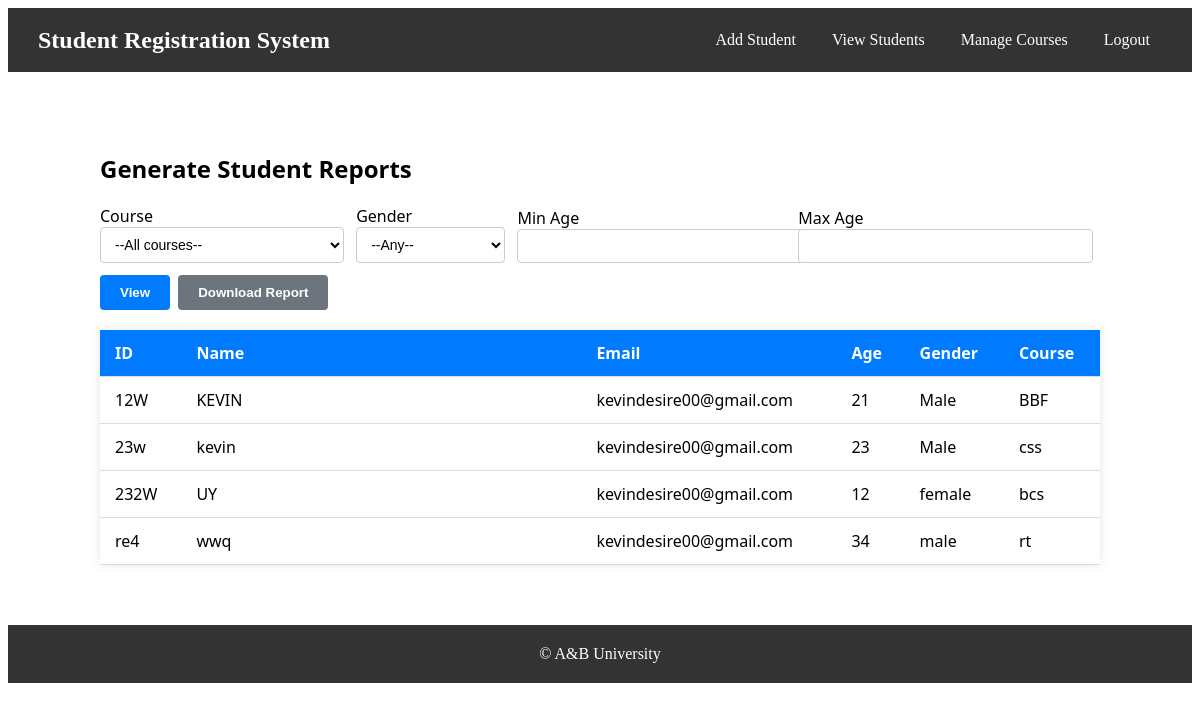
The app's page /reports.php with its own data.
### tables this page shows
CREATE TABLE `studenttable` (
  `student_id` varchar(25) NOT NULL,
  `name` varchar(100) NOT NULL,
  `email` varchar(100) NOT NULL,
  `age` int(11) NOT NULL,
  `gender` varchar(10) NOT NULL,
  `course` varchar(100) NOT NULL
);

### reports.php (the view, shortened to what this page needs)
<?php
include 'connect.php';
$min_age = isset($_GET['min_age']) && $_GET['min_age'] !== '' ? intval($_GET['min_age']) : null;
$max_age = isset($_GET['max_age']) && $_GET['max_age'] !== '' ? intval($_GET['max_age']) : null;
$q = "SELECT student_id, name, email, age, gender, course FROM studenttable";
$q .= " ORDER BY name";
$res = mysqli_query($con, $q);
?>
<!DOCTYPE html>
<html lang="en">
<head>
    <link rel="stylesheet" href="style.css">
</head>
<body>
<nav style="display: flex; justify-content: space-between; align-items: center; padding: 15px 30px; background-color: #333; color: white;">
  <div class="logo"><h2 style="margin:0;">Student Registration System</h2></div>
  <div style="display:flex; gap:12px; align-items:center;">
    <a href="add_student.php" style="color:white; text-decoration:none; padding:8px 12px;">Add Student</a>
    <a href="students.php" style="color:white; text-decoration:none; padding:8px 12px;">View Students</a>
    <a href="courses.php" style="color:white; text-decoration:none; padding:8px 12px;">Manage Courses</a>
    <a href="logout.php" style="color:white; text-decoration:none; padding:8px 12px;">Logout</a>
  </div>
</nav>
<div class="container">
    <h2 style="margin-top:20px;">Generate Student Reports</h2>
    <form method="get" style="margin-top:12px; display:flex; gap:12px; align-items:flex-end; flex-wrap:wrap;">
        <div>
            <label>Course</label>
            <select name="course" class="form-control">
                <option value="">--All courses--</option>
            </select>
        </div>
        <div>
            <label>Gender</label>
            <select name="gender" class="form-control">
                <option value="">--Any--</option>
            </select>
        </div>
        <div>
            <label>Min Age</label>
            <input type="number" name="min_age" class="form-control" value="<?php echo htmlspecialchars($min_age ?? ''); ?>">
        </div>
        <div>
            <label>Max Age</label>
            <input type="number" name="max_age" class="form-control" value="<?php echo htmlspecialchars($max_age ?? ''); ?>">
        </div>
        <div style="display:flex; gap:8px;">
            <button type="submit" class="btn btn-primary">View</button>
            <button type="submit" name="export" value="1" class="btn btn-secondary">Download Report</button>
        </div>
    </form>
    <div style="margin-top:20px;">
        <table class="student-table" style="width:100%;">
            <thead>
                <tr><th>ID</th><th>Name</th><th>Email</th><th>Age</th><th>Gender</th><th>Course</th></tr>
            </thead>
            <tbody>
                <?php if ($res) {
                    while ($r = mysqli_fetch_assoc($res)) {
                        echo '<tr>';
                        echo '<td>'.htmlspecialchars($r['student_id']).'</td>';
                        echo '<td>'.htmlspecialchars($r['name']).'</td>';
                        echo '<td>'.htmlspecialchars($r['email']).'</td>';
                        echo '<td>'.htmlspecialchars($r['age']).'</td>';
                        echo '<td>'.htmlspecialchars($r['gender']).'</td>';
                        echo '<td>'.htmlspecialchars($r['course']).'</td>';
                        echo '</tr>';
                    }
                } ?>
            </tbody>
        </table>
    </div>
</div>
<footer style="background-color:#333;color:white;text-align:center;padding:20px;margin-top:40px;">© A&B University</footer>
</body>
</html>

### style.css (style rules this page uses)
a { text-decoration: none; color: white; }
.container { max-width: 1000px; margin: 40px auto; padding: 20px; font-family: 'Segoe UI', Tahoma, Geneva, Verdana, sans-serif; }
.student-table { width: 100%; border-collapse: collapse; box-shadow: 0 0 10px rgba(0,0,0,0.1); }
.student-table thead { background-color: #007BFF; color: white; }
.student-table th, .student-table td { padding: 12px 15px; text-align: left; border-bottom: 1px solid #ddd; }
.student-table th:nth-child(2), .student-table td:nth-child(2) { width: 40%; word-break: break-word; }
.container .form-control { width: 100%; padding: 8px 10px; border: 1px solid #ccc; border-radius: 4px; font-size: 14px; }
.container select { width: 100%; padding: 8px 10px; border: 1px solid #ccc; border-radius: 4px; font-size: 14px; background-color: white; }
.container .btn { padding: 10px 20px; background-color: #28a745; color: white; font-weight: bold; border: none; border-radius: 4px; cursor: pointer; text-decoration: none; display: inline-block; }
.container .btn-primary { background-color: #007bff; }
.container .btn-secondary { background-color: #6c757d; }

### records on screen
studenttable: student_id "12W", name "KEVIN", email "kevindesire00@gmail.com", age "21", gender "Male", course "BBF"
studenttable: student_id "23w", name "kevin", email "kevindesire00@gmail.com", age "23", gender "Male", course "css"
studenttable: student_id "232W", name "UY", email "kevindesire00@gmail.com", age "12", gender "female", course "bcs"
studenttable: student_id "re4", name "wwq", email "kevindesire00@gmail.com", age "34", gender "male", course "rt"
